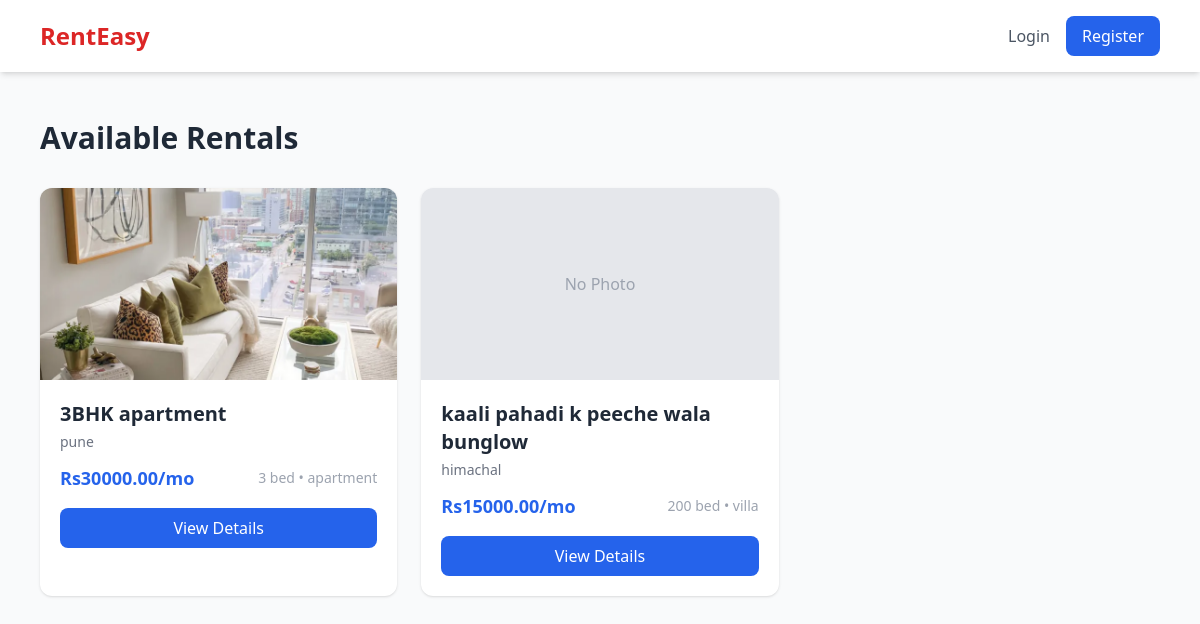
The page / on the database its author committed.
### properties/models.py (models this page shows, shortened)
class Property(models.Model):
    PROPERTY_TYPES = [
        ('apartment', 'Apartment'),
        ('house', 'House'),
        ('studio', 'Studio'),
        ('villa', 'Villa'),
    ]
    owner = models.ForeignKey(User, on_delete=models.CASCADE)  # Links to logged-in user
    title = models.CharField(max_length=200)
    description = models.TextField()
    location = models.CharField(max_length=200)
    price = models.DecimalField(max_digits=10, decimal_places=2)
    property_type = models.CharField(max_length=20, choices=PROPERTY_TYPES)
    bedrooms = models.IntegerField()
    is_available = models.BooleanField(default=True)
    created_at = models.DateTimeField(auto_now_add=True)

class PropertyPhoto(models.Model):
    property = models.ForeignKey(Property, on_delete=models.CASCADE, related_name='photos')
    image = models.ImageField(upload_to='property_photos/')  # saves to media/property_photos/

### properties/views.py (the view)
# urls.py: path('', views.home, name='home'),
def home(request):
    properties = Property.objects.filter(is_available=True).order_by('-created_at')
    return render(request, 'properties/home.html', {'properties': properties})

### templates/properties/home.html (shortened to what this page needs)
{% extends 'base.html' %}
{% block content %}
<h1 class="text-3xl font-bold text-gray-800 mb-8">Available Rentals</h1>
{% if properties %}
<div class="grid grid-cols-1 md:grid-cols-2 lg:grid-cols-3 gap-6">
    {% for property in properties %}
    <div class="bg-white rounded-xl shadow hover:shadow-lg transition overflow-hidden">
        {% with property.photos.first as photo %}
            {% if photo %}
                <img src="{{ photo.image.url }}" class="w-full h-48 object-cover" alt="{{ property.title }}">
            {% else %}
                <div class="w-full h-48 bg-gray-200 flex items-center justify-center text-gray-400">No Photo</div>
            {% endif %}
        {% endwith %}
        <div class="p-5">
            <h2 class="text-xl font-semibold text-gray-800">{{ property.title }}</h2>
            <p class="text-gray-500 text-sm mt-1"> {{ property.location }}</p>
            <div class="flex justify-between items-center mt-3">
                <span class="text-blue-600 font-bold text-lg">Rs{{ property.price }}/mo</span>
                <span class="text-sm text-gray-400">{{ property.bedrooms }} bed • {{ property.property_type }}</span>
            </div>
            <a href="{% url 'property_detail' property.pk %}" class="block mt-4 text-center bg-blue-600 text-white py-2 rounded-lg hover:bg-blue-700">View Details</a>
        </div>
    </div>
    {% endfor %}
</div>
{% endif %}
{% endblock %}

### templates/base.html (shortened to what this page needs)
<!DOCTYPE html>
<html lang="en">
<head>
    <script src="https://cdn.tailwindcss.com"></script>
</head>
<body class="bg-gray-50 min-h-screen">
    <nav class="bg-white shadow-md">
        <div class="max-w-6xl mx-auto px-4 py-4 flex justify-between items-center">
            <a href="/" class="text-2xl font-bold text-red-600">RentEasy</a>
            <div class="flex gap-4 items-center">
                {% if user.is_authenticated %}
                    <a href="{% url 'post_property' %}" class="bg-blue-600 text-white px-4 py-2 rounded-lg hover:bg-blue-700">+ Post Property</a>
                    <a href="{% url 'my_listings' %}" class="text-gray-600 hover:text-blue-600">My Listings</a>
                    <a href="{% url 'my_messages' %}" class="text-gray-600 hover:text-blue-600">My Messages</a>
                    <span class="text-gray-500">Hi, {{ user.username }}</span>
                    <a href="{% url 'logout' %}" class="text-red-500 hover:text-red-700">Logout</a>
                {% else %}
                    <a href="{% url 'login' %}" class="text-gray-600 hover:text-blue-600">Login</a>
                    <a href="{% url 'register' %}" class="bg-blue-600 text-white px-4 py-2 rounded-lg hover:bg-blue-700">Register</a>
                {% endif %}
            </div>
        </div>
    </nav>
    <main class="max-w-6xl mx-auto px-4 py-8">
        {% block content %}{% endblock %}
    </main>
</body>
</html>

### rows shown on the page
Property: photos.first.image (picture), title "3BHK apartment", location "pune", price "30000.00", bedrooms "3", property_type "apartment"
Property: shows "No Photo", title "kaali pahadi k peeche wala bunglow", location "himachal", price "15000.00", bedrooms "200", property_type "villa"
